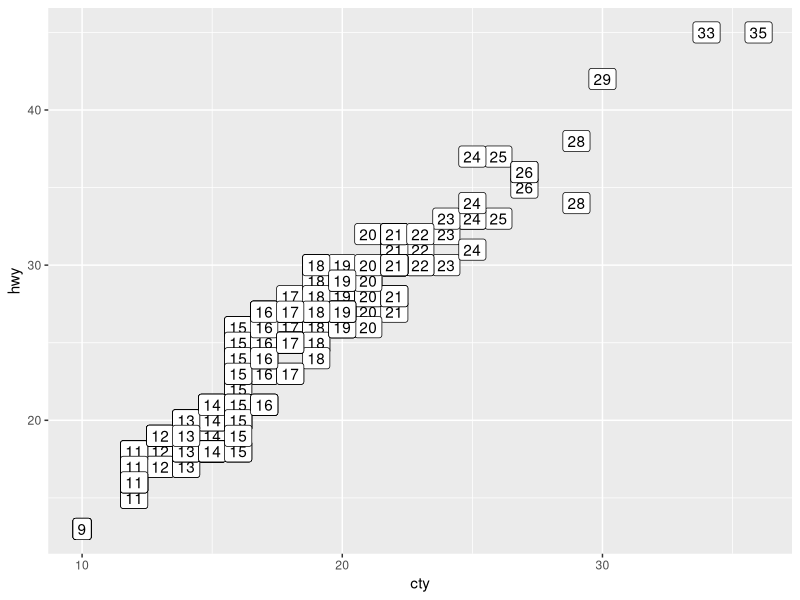
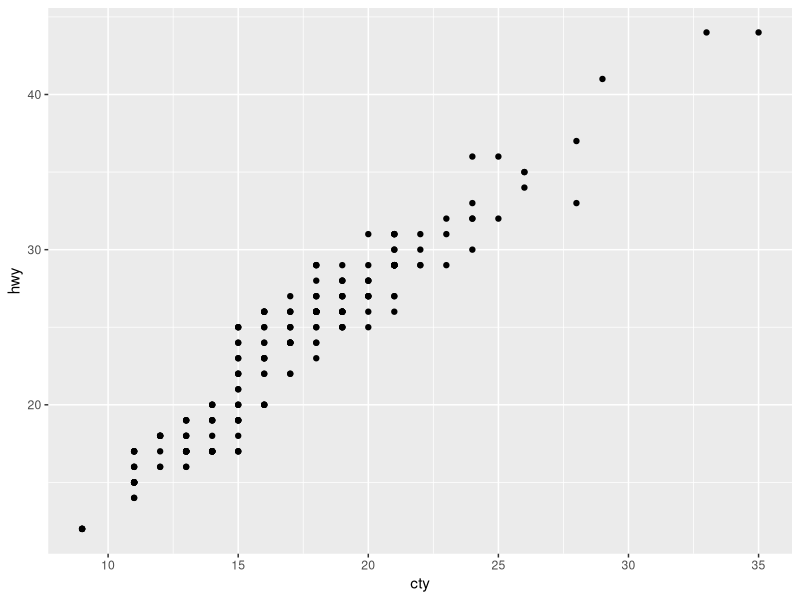
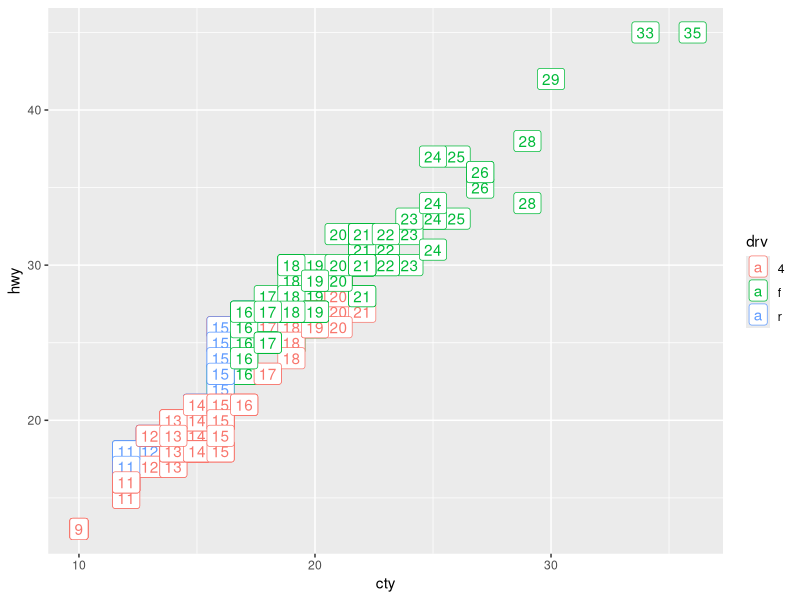
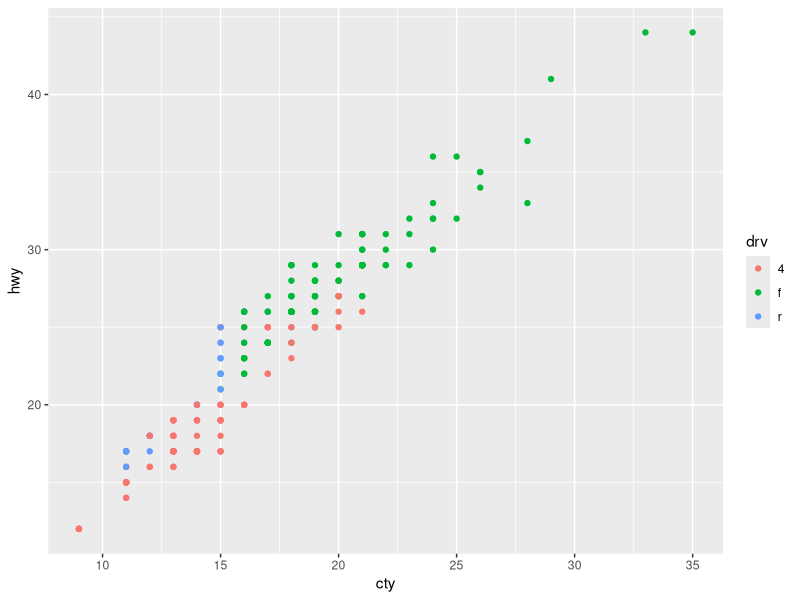
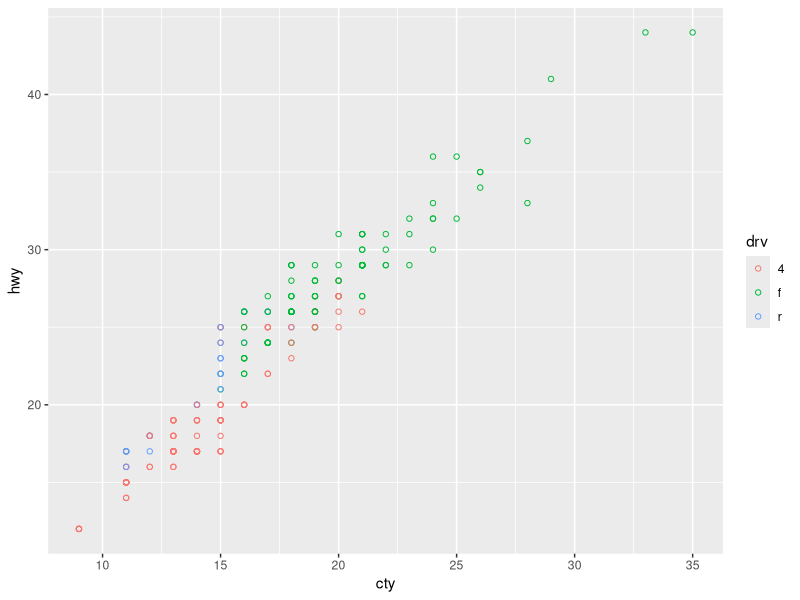
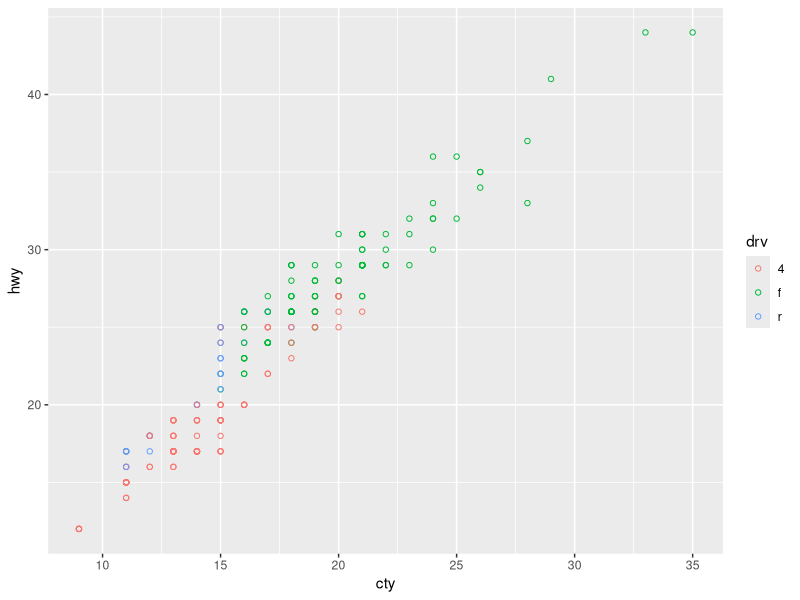
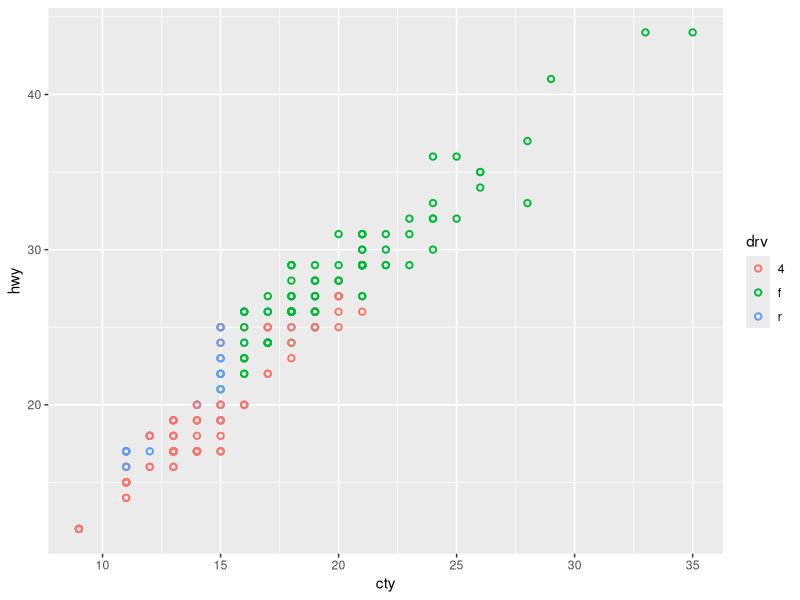
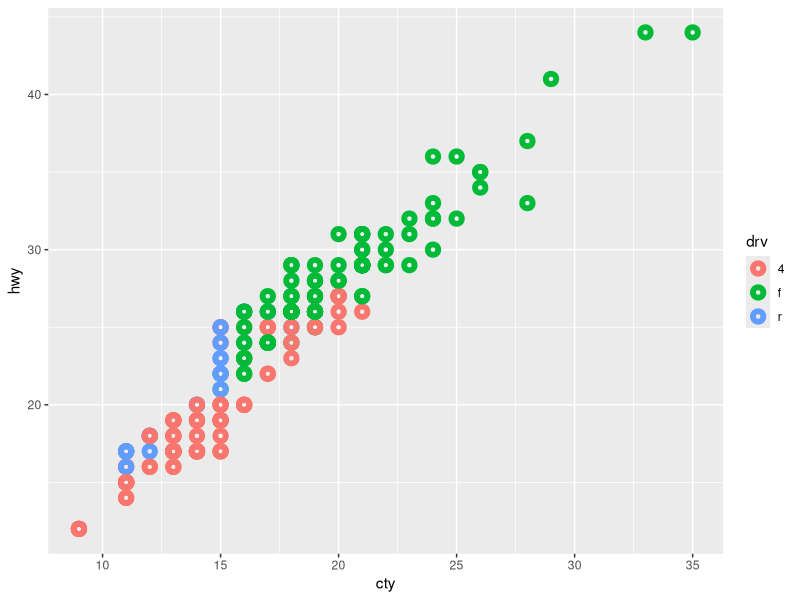

Reproduce these figures in R, in order.
#12 - Wednesday 2/28/24
#Lesson 4-1 - Activity 1 SOLUTIONS


#--------------------------------------------------
#Exercise 1

library(ggplot2)
e <- ggplot(mpg, aes(cty, hwy))
e + geom_label(aes(label = cty), 
               nudge_x = 1,
               nudge_y = 1)
e + geom_point()

#1
e + geom_label(aes(label = cty,color=drv), nudge_x = 1, nudge_y = 1)

#2
e + geom_point(aes(color=drv)) #update this code!


vignette("ggplot2-specs")

#3

#3b
e + geom_point(aes(color=drv),shape=21)
#3c
e + geom_point(aes(color=drv),shape=21,stroke=0.5)
#3d
e + geom_point(aes(color=drv),shape=21,stroke=1)
#3e
e + geom_point(aes(color=drv),shape=21,stroke=3)
#3f
#this is what you probably tried:
e + geom_point(aes(color=drv),shape=21,stroke=3,fill="purple")
#this is what I meant to have you do:
e + geom_point(shape=21,stroke=0.5,fill="purple")

#4
e + geom_label(aes(label = cty,color=drv), 
               nudge_x = 1, 
               nudge_y = 1,
               fontface="bold.italic")


#5
e + geom_point(aes(color=drv),alpha=0)
e + geom_point(aes(color=drv),alpha=0.25)
e + geom_point(aes(color=drv),alpha=1)


#6
#a
ggplot(mpg,aes(x=fl,y=hwy,color=fl))+
  geom_boxplot()+
  geom_jitter()

#b
ggplot(mpg,aes(x=fl,y=hwy,color=fl))+
  geom_jitter()+
  geom_boxplot()

#c
ggplot(mpg,aes(x=fl,y=hwy))+
  geom_boxplot(aes(color=fl))+
  geom_jitter()

#d
ggplot(mpg,aes(x=fl,y=hwy))+
  geom_boxplot()+
  geom_jitter(aes(color=fl))

#e
ggplot(mpg,aes(x=fl,y=hwy))+
  geom_boxplot(color="green",fill="pink")+
  geom_jitter(aes(color=fl))


##############################################################
#DO NOT run this code until you have first made your matches!#
##############################################################

#10 
#Example 4
ggplot(Orange,aes(x=age,
                  y=circumference,
                  color="green"))+
  geom_point() +
  geom_line()


#Example 5
ggplot(Orange,aes(x=age,
                  y=circumference))+
  geom_point(color="green") +
  geom_line()


#Example 6
ggplot(Orange,aes(x=age,
                  y=circumference))+
  geom_point() +
  geom_line(color="green")




#12
ggplot(Orange,aes(x=age,
                  y=circumference))+
  geom_point(color="orange") +
  geom_line(color="purple")


#-------------------------------------------------------
#13
ggplot(mpg,aes(x=fl,y=hwy,color=fl))+
  geom_boxplot()+
  geom_jitter() +
  scale_color_brewer(palette="Dark2")

#14
library(RColorBrewer)
display.brewer.all(colorblindFriendly = T)

#15
ggplot(mpg,aes(x=fl,y=hwy,color=fl))+
  geom_boxplot()+
  geom_jitter() +
  scale_color_brewer(palette="BrBG")

#16
ggplot(mpg,aes(x=fl,y=hwy,color=fl))+
  geom_boxplot()+
  geom_jitter() +
  scale_color_viridis_d(option="E")

#Example using fill and scale_fill_XXX:
ggplot(mpg,aes(x=fl,y=hwy,color=fl))+
  geom_boxplot(aes(fill=fl))+
  geom_jitter() +
  scale_fill_viridis_d(option="E")
